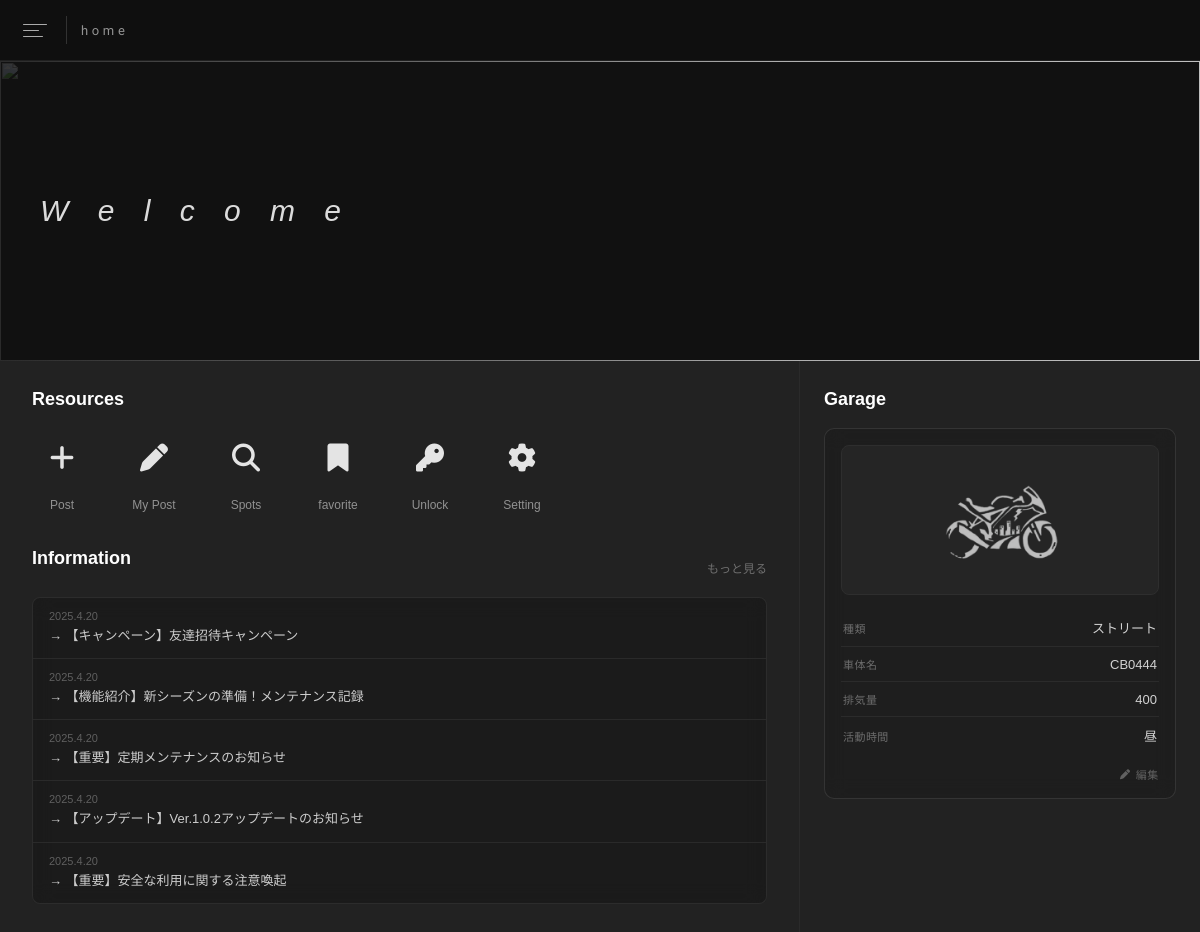
The app's page /dashboard (signed in) with its own data.
### models.py (models this page shows, shortened)
class User(UserMixin, db.Model):
    __tablename__ = "users"
    user_id: Mapped[int] = mapped_column(
        BigInteger,
        primary_key=True,
        autoincrement=True
    )
    user_name: Mapped[str] = mapped_column(
        String(255),
        nullable=False
    )
    email: Mapped[str] = mapped_column(
        String(255),
        unique=True,
        nullable=False
    )
    password: Mapped[str] = mapped_column(
        String(255),
        nullable=False
    )
    bike_type: Mapped[str] = mapped_column(
        Enum(
            "アメリカン",
            "ストリート",
            "オールドルック",
            "ミニバイク",
            "ネイキッド",
            "スポーツ/レプリカ",
            "オフロード",
            "スクーター(51cc以上)",
            "スクーター(50cc以下)",
            "ツアラー",
            "アドベンチャー",
            "スクランブラー",
            "コンペティション",
            "トライク",
            "EV"
        ),
        nullable=True
    )
    bike_name: Mapped[str] = mapped_column(
        String(255),
        nullable=True
    )
    bike_power: Mapped[int] = mapped_column(
        Integer,
        nullable=True
    )
    active_time: Mapped[str] = mapped_column(
        Enum(
            "morning", # 朝
            "day",     # 昼間
            "evening", # 夕方
            "night"    # 夜
        ),
        nullable=True
    )
    ticket_count: Mapped[int] = mapped_column(
        BigInteger,
        nullable=False
    )

### routes.py (the view)
    @app.route('/dashboard')
    @login_required
    def dashboard():
        bike_type  = current_user.bike_type
        bike_name  = current_user.bike_name
        bike_power = current_user.bike_power
        match current_user.active_time:
            case "morning":
                active_time = "朝"
            case "day":
                active_time = "昼"
            case "evening":
                active_time = "夕方"
            case "night":
                active_time = "夜"
            case _:
                active_time = "未設定"
        return render_template('home.html', bike_type=bike_type, bike_name=bike_name, bike_power=bike_power, active_time=active_time, ticket_count=current_user.ticket_count)

### app.py (called while the page is built)
def create_app():
    app = Flask(__name__)
    app.config['SQLALCHEMY_DATABASE_URI'] = 'sqlite:///u22.db'
    app.config['SECRET_KEY'] = os.getenv('SECRET_KEY')
    app.config["PERMANENT_SESSION_LIFETIME"] = timedelta(hours=5)
    db.init_app(app)
    login_manager.init_app(app)
    login_manager.login_view = "signin"
    @login_manager.user_loader
    def load_user(user_id):
        return db.session.get(User, int(user_id))
    register_routes(app)
    return app

### templates/home.html (shortened to what this page needs)
<!DOCTYPE html>
<html lang="ja">
<head>
  <link rel="stylesheet" href="https://cdnjs.cloudflare.com/ajax/libs/font-awesome/6.5.0/css/all.min.css">
  <link rel="stylesheet" href="/static/css/base.css">
  <link rel="stylesheet" href="/static/css/home.css">
</head>
<body>
<div id="home-page" class="page active">
  <header class="home-header">
    <button class="hamburger" onclick="openDrawer()"><span></span><span></span><span></span></button>
    <span class="region-badge">home</span>
  </header>
  <div class="welcome-banner">
    <img class="banner-img" src="/static/images/small.png" alt="">
    <div class="banner-grad"></div>
    <div class="welcome-text">W e l c o m e</div>
  </div>
  <div class="home-body">
    <div class="left-col">
      <div class="resources-section">
        <div class="section-title">Resources</div>
        <div class="resources-row">
          <a class="res-item" href="{{ url_for('post') }}">
            <div class="res-icon"><i class="fa fa-plus"></i></div>
            <span class="res-label">Post</span>
          </a>
          <a class="res-item" href="{{ url_for('post_list') }}">
            <div class="res-icon"><i class="fa fa-pen"></i></div>
            <span class="res-label">My Post</span>
          </a>
          <a class="res-item" href="{{ url_for('spots') }}">
            <div class="res-icon"><i class="fa fa-search"></i></div>
            <span class="res-label">Spots</span>
          </a>
          <a class="res-item" href="{{ url_for('favorite') }}">
            <div class="res-icon"><i class="fa fa-bookmark"></i></div>
            <span class="res-label">favorite</span>
          </a>
          <a class="res-item" href="{{ url_for('map') }}">
            <div class="res-icon"><i class="fa fa-key"></i></div>
            <span class="res-label">Unlock</span>
          </a>
          <a class="res-item" href="{{ url_for('settings') }}">
            <div class="res-icon"><i class="fa fa-cog"></i></div>
            <span class="res-label">Setting</span>
          </a>
        </div>
      </div>
      <div class="info-section">
        <div class="info-head">
          <div class="section-title">Information</div>
          <span class="info-more">もっと見る</span>
        </div>
        <div class="info-list">
          <div class="info-row">
            <div class="info-date">2025.4.20</div>
            <div class="info-title">→ 【キャンペーン】友達招待キャンペーン</div>
          </div>
          <div class="info-row">
            <div class="info-date">2025.4.20</div>
            <div class="info-title">→ 【機能紹介】新シーズンの準備！メンテナンス記録</div>
          </div>
          <div class="info-row">
            <div class="info-date">2025.4.20</div>
            <div class="info-title">→ 【重要】定期メンテナンスのお知らせ</div>
          </div>
          <div class="info-row">
            <div class="info-date">2025.4.20</div>
            <div class="info-title">→ 【アップデート】Ver.1.0.2アップデートのお知らせ</div>
          </div>
          <div class="info-row">
            <div class="info-date">2025.4.20</div>
            <div class="info-title">→ 【重要】安全な利用に関する注意喚起</div>
          </div>
        </div>
      </div>
    </div>
    <div class="right-col">
      <div class="section-title">Garage</div>
      <div class="garage-card">
        <div class="garage-bike-wrap">
          <img src="/static/images/icon.png" alt="バイク">
        </div>
        <div class="garage-fields">
          <div class="garage-row">
            <span class="garage-label">種類</span>
            <span class="garage-value">{{ bike_type or '—' }}</span>
          </div>
          <div class="garage-row">
            <span class="garage-label">車体名</span>
            <span class="garage-value">{{ bike_name or '—' }}</span>
          </div>
          <div class="garage-row">
            <span class="garage-label">排気量</span>
            <span class="garage-value">{{ bike_power or '—' }}</span>
          </div>
          <div class="garage-row">
            <span class="garage-label">活動時間</span>
            <span class="garage-value">{{ active_time or '—' }}</span>
          </div>
        </div>
        <a class="garage-edit-link" href="{{ url_for('settings') }}">
          <i class="fa fa-pen"></i> 編集
        </a>
      </div>
    </div>
  </div>
</div>
</body>
</html>

### static/css/base.css (style rules this page uses)
*, *::before, *::after { margin: 0; padding: 0; box-sizing: border-box; }
body { font-family: 'Hiragino Sans', 'Yu Gothic UI', 'Meiryo', 'Noto Sans JP', sans-serif; background: #111; overflow-x: hidden; }
.page { display: none; opacity: 0; }
.page.active { display: block; animation: fadeIn 0.5s ease forwards; }
.hamburger { background: none; border: none; cursor: pointer; padding: 6px 5px; display: flex; flex-direction: column; justify-content: center; gap: 5px; width: 34px; height: 34px; border-radius: 6px; transition: background 0.2s; flex-shrink: 0; }
.hamburger span { display: block; height: 1px; background: rgba(255,255,255,0.65); border-radius: 1px; transition: width 0.2s, background 0.2s; }
.hamburger span:nth-child(1) { width: 100%; }
.hamburger span:nth-child(2) { width: 68%; }
.hamburger span:nth-child(3) { width: 84%; }
.region-badge { font-size: 13px; font-family: 'Raleway', sans-serif; font-weight: 200; color: rgba(255,255,255,0.55); letter-spacing: 0.28em; text-transform: lowercase; }

### records on screen
User: bike_type "ストリート", bike_name "CB0444", bike_power "400"

### other values on screen
{{ active_time or '—' }} "昼"
